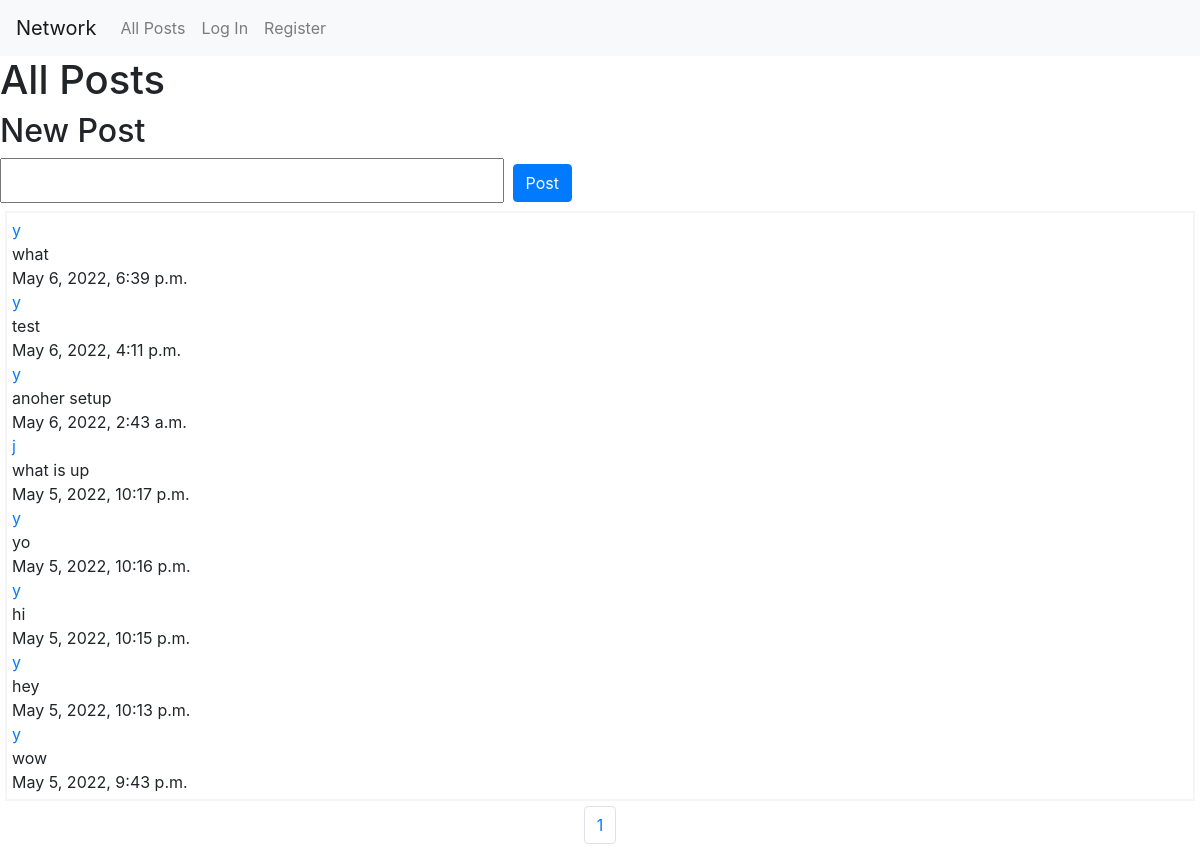
The app's page /?page=3, older data.
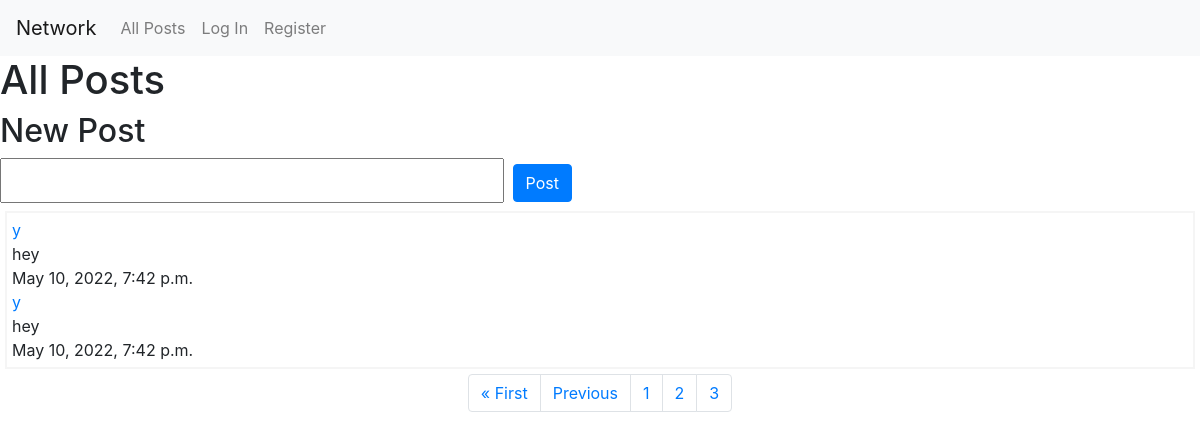
The same page, newer data.
### network/models.py (models this page shows)
class Posts(models.Model):
    content = models.TextField(max_length=280)
    user = models.ForeignKey(
        "User", on_delete=models.CASCADE, related_name="Posts")
    timestamp = models.DateTimeField(auto_now_add=True)

class User(AbstractUser):
    pass

### network/views.py (the view)
# urls.py: path("", views.index, name="index"),
def index(request):
    page = request.GET.get('page')
    all_posts = Posts.objects.order_by(
        '-timestamp')  # - indicates descending order
    all_posts = Paginator(all_posts, 10)
    posts = all_posts.get_page(page)
    return render(request, "network/index.html", {
        'posts': posts})

### network/templates/network/index.html (shortened to what this page needs)
{% extends "network/layout.html" %}
{% load static %}
{% block body %}
<div class="all-posts-header" id="all-posts-title-id">
    <h1> All Posts <h1>
</div>
<div id='new-post-form'>
    <h2> New Post <h2>
            <form id="post-form">
                <input id="form-input">
                <input id='submit-button' type="submit" class="btn btn-primary" value="Post" />
            </form>
</div>
<div class='all-posts'>
    {% for post in posts%}
    <div class="posts" id="{{post.id}}">
        <a href="{% url 'index' %}">{{post.user}}</a><br>
        {{post.content}}<br>
        {{post.timestamp}}<br>
    </div>
    {% endfor %}
</div>
<nav aria-label="...">
    <ul class="pagination justify-content-center">
        {% if posts.has_previous %}
        <li class="page-item"><a class="page-link" href="?page=1">&laquo; First</a></li>
        <li class="page-item"><a class="page-link" href="?page={{posts.previous_page_number}}">Previous</a></li>
        {% endif %}
        {% for i in posts.paginator.page_range%}
        <li class="page-item"><a class="page-link" href="?page={{i}}">{{i}}</a></li>
        {%endfor%}
    </ul>
</nav>
{% endblock %}

Row changes from the older to the newer data that the page shows:
removed Posts: user "y", content "what", timestamp "May 6, 2022, 6:39 p.m."
removed Posts: user "y", content "test", timestamp "May 6, 2022, 4:11 p.m."
removed Posts: user "y", content "anoher setup", timestamp "May 6, 2022, 2:43 a.m."
removed Posts: user "j", content "what is up", timestamp "May 5, 2022, 10:17 p.m."
removed Posts: user "y", content "yo", timestamp "May 5, 2022, 10:16 p.m."
removed Posts: user "y", content "hi", timestamp "May 5, 2022, 10:15 p.m."
removed Posts: user "y", content "hey", timestamp "May 5, 2022, 10:13 p.m."
removed Posts: user "y", content "wow", timestamp "May 5, 2022, 9:43 p.m."
added Posts: user "y", content "hey", timestamp "May 10, 2022, 7:42 p.m."
added Posts: user "y", content "hey", timestamp "May 10, 2022, 7:42 p.m."
Text that changed along with them:
text now shown: "« First Previous"
new list line: "2"
new list line: "3"
